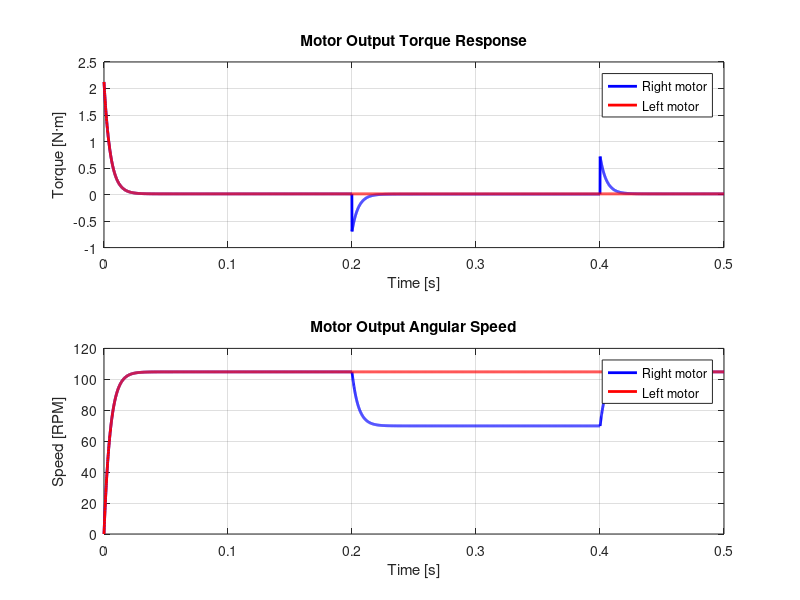

Write the MATLAB code that produced this figure.
clear; clc; close all;

% ===== Motor parameters (Pololu 3219 output shaft) =====
R  = 2.14;           % [Ohm]
Kt = 0.3786;         % [N·m/A]
Ke = 0.011;          % [V/(rad/s)] (output shaft)
J  = 1e-5;           % [kg·m²] (approximate)
b  = 1.2e-5;         % [N·m·s/rad] (approximate)
gear_ratio = 98.78;  % reduction gearbox

% ===== Simulation setup =====
V = 12;              % [V] applied voltage step
dt = 1e-4;           % [s] time step
Tend = 0.5;          % [s] simulation time
t = 0:dt:Tend;
N = length(t);

% ===== Initialize state matrices =====
omega_motor = zeros(2,N);    % motor shaft speeds [rad/s], row1 = right, row2 = left
torque_motor = zeros(2,N);   % motor shaft torques [N·m], same order

% ===== Voltage input matrix =====
V_matrix = V * ones(2, N); % same voltage for both motors
V_matrix(1, t >= 0.2 & t <= 0.4) = 8;


% ===== Simulation loop =====
for k = 1:N-1
    % Motor currents
    i = (V_matrix(:,k) - Ke*omega_motor(:,k)) / R;   % 2x1 vector
    
    % Motor torque
    torque_motor(:,k) = Kt * i;                      % 2x1 vector
    
    % Angular acceleration
    domega = (torque_motor(:,k) - b*omega_motor(:,k)) / J;  % 2x1 vector
    
    % Integrate to get speed
    omega_motor(:,k+1) = omega_motor(:,k) + domega*dt;
end

% Final torque at steady state
torque_motor(:,end) = Kt * (V_matrix(:,end) - Ke*omega_motor(:,end)) / R;

% ===== Apply gearbox to get output shaft speed (divide by gear ratio) =====
omega_out = omega_motor / gear_ratio;   % [rad/s] output shaft
torque_out = torque_motor;              % torque already at output shaft

% ===== Plot results =====
figure;

% Torque plot
subplot(2,1,1);
plot(t, torque_out(1,:), 'b', 'LineWidth', 2); hold on;
plot(t, torque_out(2,:), 'r', 'LineWidth', 2);
title('Motor Output Torque Response');
xlabel('Time [s]');
ylabel('Torque [N·m]');
grid on;
legend('Right motor','Left motor');

% Speed plot (RPM)
subplot(2,1,2);
plot(t, omega_out(1,:)*60/(2*pi), 'b', 'LineWidth', 2); hold on;
plot(t, omega_out(2,:)*60/(2*pi), 'r', 'LineWidth', 2);
title('Motor Output Angular Speed');
xlabel('Time [s]');
ylabel('Speed [RPM]');
grid on;
legend('Right motor','Left motor');

% ===== Display steady-state values =====
Tr = torque_out(1,:);
Tl = torque_out(2,:);
fprintf('Right motor initial torque = %.2f N·m\n', Tr(1));
fprintf('Left motor initial torque = %.2f N·m\n', Tl(1));
fprintf('Right motor steady-state torque = %.2f N·m\n', Tr(end));
fprintf('Left motor steady-state torque = %.2f N·m\n', Tl(end));
fprintf('Right motor steady-state speed = %.2f RPM\n', omega_out(1,end)*60/(2*pi));
fprintf('Left motor steady-state speed = %.2f RPM\n', omega_out(2,end)*60/(2*pi));
